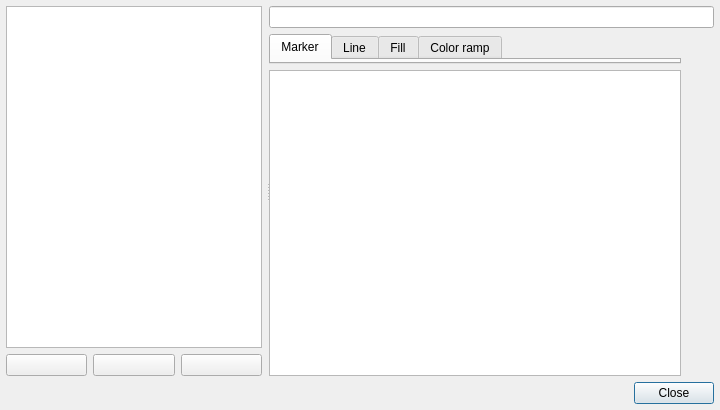
<?xml version="1.0" encoding="UTF-8"?>
<ui version="4.0">
 <class>QgsStyleManagerDialogBase</class>
 <widget class="QDialog" name="QgsStyleManagerDialogBase">
  <property name="geometry">
   <rect>
    <x>0</x>
    <y>0</y>
    <width>720</width>
    <height>410</height>
   </rect>
  </property>
  <property name="windowTitle">
   <string>Style Manager</string>
  </property>
  <property name="styleSheet">
   <string notr="true">QToolButton { padding-left: 3px; padding-right: 3px; }
/* QMenu::item { padding: 2px 10px 2px 20px; }
QMenu::item:selected {  background-color: gray; } */
</string>
  </property>
  <layout class="QGridLayout" name="gridLayout">
   <property name="leftMargin">
    <number>6</number>
   </property>
   <property name="topMargin">
    <number>6</number>
   </property>
   <property name="rightMargin">
    <number>6</number>
   </property>
   <property name="bottomMargin">
    <number>6</number>
   </property>
   <item row="3" column="0">
    <widget class="QSplitter" name="mSplitter">
     <property name="orientation">
      <enum>Qt::Horizontal</enum>
     </property>
     <property name="handleWidth">
      <number>3</number>
     </property>
     <property name="childrenCollapsible">
      <bool>false</bool>
     </property>
     <widget class="QWidget" name="widget" native="true">
      <property name="sizePolicy">
       <sizepolicy hsizetype="Expanding" vsizetype="Preferred">
        <horstretch>0</horstretch>
        <verstretch>0</verstretch>
       </sizepolicy>
      </property>
      <layout class="QGridLayout" name="gridLayout_2">
       <property name="leftMargin">
        <number>0</number>
       </property>
       <property name="topMargin">
        <number>0</number>
       </property>
       <property name="rightMargin">
        <number>4</number>
       </property>
       <property name="bottomMargin">
        <number>0</number>
       </property>
       <item row="0" column="0" colspan="3">
        <widget class="QTreeView" name="groupTree">
         <property name="sizePolicy">
          <sizepolicy hsizetype="Preferred" vsizetype="Expanding">
           <horstretch>0</horstretch>
           <verstretch>0</verstretch>
          </sizepolicy>
         </property>
         <property name="maximumSize">
          <size>
           <width>16777215</width>
           <height>16777215</height>
          </size>
         </property>
         <property name="editTriggers">
          <set>QAbstractItemView::DoubleClicked</set>
         </property>
        </widget>
       </item>
       <item row="1" column="0">
        <widget class="QPushButton" name="btnAddGroup">
         <property name="text">
          <string/>
         </property>
         <property name="icon">
          <iconset resource="../../images/images.qrc">
           <normaloff>:/images/themes/default/symbologyAdd.svg</normaloff>:/images/themes/default/symbologyAdd.svg</iconset>
         </property>
         <property name="autoDefault">
          <bool>false</bool>
         </property>
        </widget>
       </item>
       <item row="1" column="1">
        <widget class="QPushButton" name="btnRemoveGroup">
         <property name="text">
          <string/>
         </property>
         <property name="icon">
          <iconset resource="../../images/images.qrc">
           <normaloff>:/images/themes/default/symbologyRemove.svg</normaloff>:/images/themes/default/symbologyRemove.svg</iconset>
         </property>
         <property name="autoDefault">
          <bool>false</bool>
         </property>
        </widget>
       </item>
       <item row="1" column="2">
        <widget class="QPushButton" name="btnManageGroups">
         <property name="text">
          <string/>
         </property>
         <property name="icon">
          <iconset resource="../../images/images.qrc">
           <normaloff>:/images/themes/default/mActionChangeLabelProperties.svg</normaloff>:/images/themes/default/mActionChangeLabelProperties.svg</iconset>
         </property>
         <property name="autoDefault">
          <bool>false</bool>
         </property>
        </widget>
       </item>
      </layout>
     </widget>
     <widget class="QWidget" name="widget_2" native="true">
      <property name="sizePolicy">
       <sizepolicy hsizetype="Expanding" vsizetype="Preferred">
        <horstretch>1</horstretch>
        <verstretch>0</verstretch>
       </sizepolicy>
      </property>
      <layout class="QGridLayout" name="gridLayout_3">
       <property name="leftMargin">
        <number>0</number>
       </property>
       <property name="topMargin">
        <number>0</number>
       </property>
       <property name="rightMargin">
        <number>0</number>
       </property>
       <property name="bottomMargin">
        <number>0</number>
       </property>
       <item row="1" column="0">
        <widget class="QTabWidget" name="tabItemType">
         <property name="sizePolicy">
          <sizepolicy hsizetype="Expanding" vsizetype="Expanding">
           <horstretch>0</horstretch>
           <verstretch>0</verstretch>
          </sizepolicy>
         </property>
         <property name="currentIndex">
          <number>0</number>
         </property>
         <property name="iconSize">
          <size>
           <width>20</width>
           <height>20</height>
          </size>
         </property>
         <widget class="QWidget" name="tabMarker">
          <property name="sizePolicy">
           <sizepolicy hsizetype="Preferred" vsizetype="Ignored">
            <horstretch>0</horstretch>
            <verstretch>0</verstretch>
           </sizepolicy>
          </property>
          <attribute name="icon">
           <iconset resource="../../images/images.qrc">
            <normaloff>:/images/themes/default/styleicons/style-point.png</normaloff>:/images/themes/default/styleicons/style-point.png</iconset>
          </attribute>
          <attribute name="title">
           <string>Marker</string>
          </attribute>
         </widget>
         <widget class="QWidget" name="tabLine">
          <property name="sizePolicy">
           <sizepolicy hsizetype="Preferred" vsizetype="Ignored">
            <horstretch>0</horstretch>
            <verstretch>0</verstretch>
           </sizepolicy>
          </property>
          <attribute name="icon">
           <iconset resource="../../images/images.qrc">
            <normaloff>:/images/themes/default/styleicons/style-line.png</normaloff>:/images/themes/default/styleicons/style-line.png</iconset>
          </attribute>
          <attribute name="title">
           <string>Line</string>
          </attribute>
         </widget>
         <widget class="QWidget" name="tabFill">
          <property name="sizePolicy">
           <sizepolicy hsizetype="Preferred" vsizetype="Ignored">
            <horstretch>0</horstretch>
            <verstretch>0</verstretch>
           </sizepolicy>
          </property>
          <attribute name="icon">
           <iconset resource="../../images/images.qrc">
            <normaloff>:/images/themes/default/styleicons/style-polygon.png</normaloff>:/images/themes/default/styleicons/style-polygon.png</iconset>
          </attribute>
          <attribute name="title">
           <string>Fill</string>
          </attribute>
         </widget>
         <widget class="QWidget" name="tabColorRamp">
          <property name="sizePolicy">
           <sizepolicy hsizetype="Preferred" vsizetype="Ignored">
            <horstretch>0</horstretch>
            <verstretch>0</verstretch>
           </sizepolicy>
          </property>
          <attribute name="icon">
           <iconset resource="../../images/images.qrc">
            <normaloff>:/images/themes/default/styleicons/color.png</normaloff>:/images/themes/default/styleicons/color.png</iconset>
          </attribute>
          <attribute name="title">
           <string>Color ramp</string>
          </attribute>
         </widget>
        </widget>
       </item>
       <item row="2" column="0">
        <widget class="QListView" name="listItems">
         <property name="sizePolicy">
          <sizepolicy hsizetype="Expanding" vsizetype="Expanding">
           <horstretch>0</horstretch>
           <verstretch>3</verstretch>
          </sizepolicy>
         </property>
         <property name="editTriggers">
          <set>QAbstractItemView::EditKeyPressed|QAbstractItemView::SelectedClicked</set>
         </property>
         <property name="iconSize">
          <size>
           <width>0</width>
           <height>0</height>
          </size>
         </property>
         <property name="movement">
          <enum>QListView::Static</enum>
         </property>
         <property name="resizeMode">
          <enum>QListView::Adjust</enum>
         </property>
         <property name="spacing">
          <number>5</number>
         </property>
         <property name="gridSize">
          <size>
           <width>0</width>
           <height>0</height>
          </size>
         </property>
         <property name="viewMode">
          <enum>QListView::IconMode</enum>
         </property>
         <property name="wordWrap">
          <bool>true</bool>
         </property>
        </widget>
       </item>
       <item row="2" column="1">
        <layout class="QVBoxLayout" name="symbolBtnsLayout">
         <item>
          <widget class="QToolButton" name="btnAddItem">
           <property name="minimumSize">
            <size>
             <width>0</width>
             <height>0</height>
            </size>
           </property>
           <property name="toolTip">
            <string>Add item</string>
           </property>
           <property name="text">
            <string/>
           </property>
           <property name="icon">
            <iconset resource="../../images/images.qrc">
             <normaloff>:/images/themes/default/symbologyAdd.svg</normaloff>:/images/themes/default/symbologyAdd.svg</iconset>
           </property>
           <property name="popupMode">
            <enum>QToolButton::InstantPopup</enum>
           </property>
           <property name="autoRaise">
            <bool>true</bool>
           </property>
          </widget>
         </item>
         <item>
          <widget class="QToolButton" name="btnRemoveItem">
           <property name="toolTip">
            <string>Remove item</string>
           </property>
           <property name="text">
            <string/>
           </property>
           <property name="icon">
            <iconset resource="../../images/images.qrc">
             <normaloff>:/images/themes/default/symbologyRemove.svg</normaloff>:/images/themes/default/symbologyRemove.svg</iconset>
           </property>
           <property name="autoRaise">
            <bool>true</bool>
           </property>
          </widget>
         </item>
         <item>
          <spacer name="verticalSpacer">
           <property name="orientation">
            <enum>Qt::Vertical</enum>
           </property>
           <property name="sizeHint" stdset="0">
            <size>
             <width>20</width>
             <height>40</height>
            </size>
           </property>
          </spacer>
         </item>
         <item>
          <widget class="QToolButton" name="btnEditItem">
           <property name="toolTip">
            <string>Edit item</string>
           </property>
           <property name="text">
            <string/>
           </property>
           <property name="icon">
            <iconset resource="../../images/images.qrc">
             <normaloff>:/images/themes/default/mActionProjectProperties.png</normaloff>:/images/themes/default/mActionProjectProperties.png</iconset>
           </property>
           <property name="toolButtonStyle">
            <enum>Qt::ToolButtonIconOnly</enum>
           </property>
           <property name="autoRaise">
            <bool>true</bool>
           </property>
          </widget>
         </item>
         <item>
          <widget class="QToolButton" name="btnShare">
           <property name="minimumSize">
            <size>
             <width>0</width>
             <height>16</height>
            </size>
           </property>
           <property name="text">
            <string/>
           </property>
           <property name="icon">
            <iconset resource="../../images/images.qrc">
             <normaloff>:/images/themes/default/mActionSharing.svg</normaloff>:/images/themes/default/mActionSharing.svg</iconset>
           </property>
           <property name="popupMode">
            <enum>QToolButton::InstantPopup</enum>
           </property>
           <property name="toolButtonStyle">
            <enum>Qt::ToolButtonIconOnly</enum>
           </property>
           <property name="autoRaise">
            <bool>true</bool>
           </property>
          </widget>
         </item>
        </layout>
       </item>
       <item row="0" column="0" colspan="2">
        <layout class="QHBoxLayout" name="horizontalLayout_3">
         <item>
          <widget class="QgsFilterLineEdit" name="searchBox">
           <property name="text">
            <string/>
           </property>
          </widget>
         </item>
        </layout>
       </item>
      </layout>
     </widget>
    </widget>
   </item>
   <item row="4" column="0">
    <widget class="QDialogButtonBox" name="buttonBox">
     <property name="orientation">
      <enum>Qt::Horizontal</enum>
     </property>
     <property name="standardButtons">
      <set>QDialogButtonBox::Close</set>
     </property>
     <property name="centerButtons">
      <bool>false</bool>
     </property>
    </widget>
   </item>
  </layout>
  <action name="actnRemoveItem">
   <property name="enabled">
    <bool>false</bool>
   </property>
   <property name="icon">
    <iconset resource="../../images/images.qrc">
     <normaloff>:/images/themes/default/symbologyRemove.svg</normaloff>:/images/themes/default/symbologyRemove.svg</iconset>
   </property>
   <property name="text">
    <string>Remove item(s)</string>
   </property>
   <property name="toolTip">
    <string>Remove item(s)</string>
   </property>
  </action>
  <action name="actnEditItem">
   <property name="enabled">
    <bool>false</bool>
   </property>
   <property name="icon">
    <iconset resource="../../images/images.qrc">
     <normaloff>:/images/themes/default/mActionProjectProperties.png</normaloff>:/images/themes/default/mActionProjectProperties.png</iconset>
   </property>
   <property name="text">
    <string>Edit item…</string>
   </property>
   <property name="toolTip">
    <string>Edit item</string>
   </property>
  </action>
  <action name="actnAddFavorite">
   <property name="enabled">
    <bool>false</bool>
   </property>
   <property name="text">
    <string>Add to favorites</string>
   </property>
   <property name="toolTip">
    <string>Add to favorites</string>
   </property>
  </action>
  <action name="actnRemoveFavorite">
   <property name="enabled">
    <bool>false</bool>
   </property>
   <property name="text">
    <string>Remove from favorites</string>
   </property>
   <property name="toolTip">
    <string>Remove from favorites</string>
   </property>
  </action>
  <action name="actnDetag">
   <property name="enabled">
    <bool>false</bool>
   </property>
   <property name="text">
    <string>Clear tags</string>
   </property>
   <property name="toolTip">
    <string>Clear tags</string>
   </property>
  </action>
  <action name="actnEditSmartGroup">
   <property name="text">
    <string>Edit smart group…</string>
   </property>
  </action>
  <action name="actnAddGroup">
   <property name="icon">
    <iconset resource="../../images/images.qrc">
     <normaloff>:/images/themes/default/symbologyAdd.svg</normaloff>:/images/themes/default/symbologyAdd.svg</iconset>
   </property>
   <property name="text">
    <string>Add group</string>
   </property>
  </action>
  <action name="actnRemoveGroup">
   <property name="icon">
    <iconset resource="../../images/images.qrc">
     <normaloff>:/images/themes/default/symbologyRemove.svg</normaloff>:/images/themes/default/symbologyRemove.svg</iconset>
   </property>
   <property name="text">
    <string>Remove group</string>
   </property>
  </action>
  <action name="actnTagSymbols">
   <property name="text">
    <string>Attach selected tag to symbols</string>
   </property>
  </action>
  <action name="actnFinishTagging">
   <property name="enabled">
    <bool>true</bool>
   </property>
   <property name="text">
    <string>Finish tagging</string>
   </property>
   <property name="visible">
    <bool>true</bool>
   </property>
  </action>
  <action name="actnExportAsPNG">
   <property name="enabled">
    <bool>false</bool>
   </property>
   <property name="icon">
    <iconset resource="../../images/images.qrc">
     <normaloff>:/images/themes/default/mActionFileSave.svg</normaloff>:/images/themes/default/mActionFileSave.svg</iconset>
   </property>
   <property name="text">
    <string>Export selected symbol(s) as PNG…</string>
   </property>
   <property name="toolTip">
    <string>Export selected symbo(s) as PNG</string>
   </property>
  </action>
  <action name="actnExportAsSVG">
   <property name="enabled">
    <bool>false</bool>
   </property>
   <property name="icon">
    <iconset resource="../../images/images.qrc">
     <normaloff>:/images/themes/default/mActionFileSave.svg</normaloff>:/images/themes/default/mActionFileSave.svg</iconset>
   </property>
   <property name="text">
    <string>Export selected symbol(s) as SVG…</string>
   </property>
   <property name="toolTip">
    <string>Export selected symbol(s) as SVG</string>
   </property>
  </action>
 </widget>
 <customwidgets>
  <customwidget>
   <class>QgsFilterLineEdit</class>
   <extends>QLineEdit</extends>
   <header>qgsfilterlineedit.h</header>
  </customwidget>
 </customwidgets>
 <tabstops>
  <tabstop>groupTree</tabstop>
  <tabstop>btnAddGroup</tabstop>
  <tabstop>btnRemoveGroup</tabstop>
  <tabstop>btnManageGroups</tabstop>
  <tabstop>searchBox</tabstop>
  <tabstop>tabItemType</tabstop>
  <tabstop>listItems</tabstop>
  <tabstop>btnAddItem</tabstop>
  <tabstop>btnRemoveItem</tabstop>
  <tabstop>btnEditItem</tabstop>
  <tabstop>btnShare</tabstop>
 </tabstops>
 <resources>
  <include location="../../images/images.qrc"/>
 </resources>
 <connections>
  <connection>
   <sender>buttonBox</sender>
   <signal>rejected()</signal>
   <receiver>QgsStyleManagerDialogBase</receiver>
   <slot>reject()</slot>
   <hints>
    <hint type="sourcelabel">
     <x>266</x>
     <y>350</y>
    </hint>
    <hint type="destinationlabel">
     <x>299</x>
     <y>351</y>
    </hint>
   </hints>
  </connection>
  <connection>
   <sender>btnAddGroup</sender>
   <signal>clicked()</signal>
   <receiver>actnAddGroup</receiver>
   <slot>trigger()</slot>
   <hints>
    <hint type="sourcelabel">
     <x>46</x>
     <y>362</y>
    </hint>
    <hint type="destinationlabel">
     <x>-1</x>
     <y>-1</y>
    </hint>
   </hints>
  </connection>
  <connection>
   <sender>btnRemoveGroup</sender>
   <signal>clicked()</signal>
   <receiver>actnRemoveGroup</receiver>
   <slot>trigger()</slot>
   <hints>
    <hint type="sourcelabel">
     <x>133</x>
     <y>362</y>
    </hint>
    <hint type="destinationlabel">
     <x>-1</x>
     <y>-1</y>
    </hint>
   </hints>
  </connection>
 </connections>
</ui>
